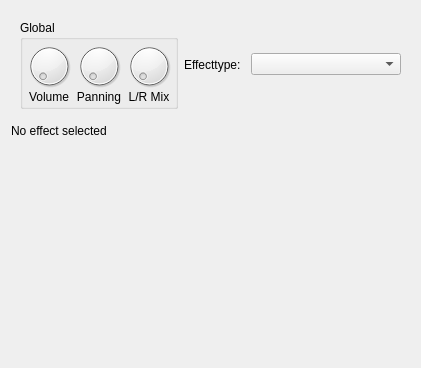
<?xml version="1.0" encoding="UTF-8"?>
<ui version="4.0">
 <class>EffectWidget</class>
 <widget class="QWidget" name="EffectWidget">
  <property name="geometry">
   <rect>
    <x>0</x>
    <y>0</y>
    <width>421</width>
    <height>368</height>
   </rect>
  </property>
  <property name="windowTitle">
   <string>Form</string>
  </property>
  <layout class="QVBoxLayout" name="effectWidgetLayout">
   <item>
    <widget class="QWidget" name="widget" native="true">
     <layout class="QHBoxLayout" name="horizontalLayout">
      <item>
       <widget class="QGroupBox" name="grbGlobal">
        <property name="title">
         <string>Global</string>
        </property>
        <layout class="QHBoxLayout" name="horizontalLayout_2">
         <property name="spacing">
          <number>2</number>
         </property>
         <property name="leftMargin">
          <number>2</number>
         </property>
         <property name="topMargin">
          <number>2</number>
         </property>
         <property name="rightMargin">
          <number>2</number>
         </property>
         <property name="bottomMargin">
          <number>2</number>
         </property>
         <item>
          <layout class="QVBoxLayout" name="layVolume">
           <property name="spacing">
            <number>0</number>
           </property>
           <item>
            <widget class="QDial" name="dialVolume">
             <property name="minimumSize">
              <size>
               <width>0</width>
               <height>0</height>
              </size>
             </property>
             <property name="maximumSize">
              <size>
               <width>48</width>
               <height>48</height>
              </size>
             </property>
            </widget>
           </item>
           <item>
            <widget class="QLabel" name="lblVolume">
             <property name="text">
              <string>Volume</string>
             </property>
             <property name="alignment">
              <set>Qt::AlignCenter</set>
             </property>
             <property name="wordWrap">
              <bool>true</bool>
             </property>
            </widget>
           </item>
          </layout>
         </item>
         <item>
          <layout class="QVBoxLayout" name="layPan">
           <property name="spacing">
            <number>0</number>
           </property>
           <item>
            <widget class="QDial" name="dialPan">
             <property name="maximumSize">
              <size>
               <width>48</width>
               <height>48</height>
              </size>
             </property>
            </widget>
           </item>
           <item>
            <widget class="QLabel" name="lblPan">
             <property name="text">
              <string>Panning</string>
             </property>
             <property name="alignment">
              <set>Qt::AlignCenter</set>
             </property>
             <property name="wordWrap">
              <bool>true</bool>
             </property>
            </widget>
           </item>
          </layout>
         </item>
         <item>
          <layout class="QVBoxLayout" name="layCross">
           <property name="spacing">
            <number>0</number>
           </property>
           <item>
            <widget class="QDial" name="dialCross">
             <property name="maximumSize">
              <size>
               <width>48</width>
               <height>48</height>
              </size>
             </property>
            </widget>
           </item>
           <item>
            <widget class="QLabel" name="lblCross">
             <property name="text">
              <string>L/R Mix</string>
             </property>
             <property name="alignment">
              <set>Qt::AlignCenter</set>
             </property>
             <property name="wordWrap">
              <bool>true</bool>
             </property>
            </widget>
           </item>
          </layout>
         </item>
        </layout>
       </widget>
      </item>
      <item>
       <widget class="QLabel" name="lblEffectSelector">
        <property name="text">
         <string>Effecttype:</string>
        </property>
       </widget>
      </item>
      <item>
       <widget class="QComboBox" name="cmbEffectSelector">
        <property name="minimumSize">
         <size>
          <width>150</width>
          <height>0</height>
         </size>
        </property>
       </widget>
      </item>
     </layout>
    </widget>
   </item>
   <item>
    <widget class="QLabel" name="label">
     <property name="sizePolicy">
      <sizepolicy hsizetype="Preferred" vsizetype="MinimumExpanding">
       <horstretch>0</horstretch>
       <verstretch>0</verstretch>
      </sizepolicy>
     </property>
     <property name="text">
      <string>No effect selected</string>
     </property>
     <property name="alignment">
      <set>Qt::AlignLeading|Qt::AlignLeft|Qt::AlignTop</set>
     </property>
    </widget>
   </item>
  </layout>
 </widget>
 <resources/>
 <connections/>
</ui>
